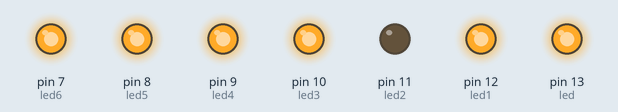
This sketch was run on a simulated Arduino Uno, built with avr-gcc and run on an emulated ATmega328P. Parts: output pins drawn as LEDs (lit = HIGH).

Above: at 7.2 s.
At 10.8 s:
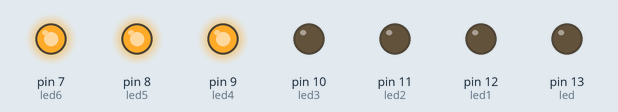
At 11.8 s:
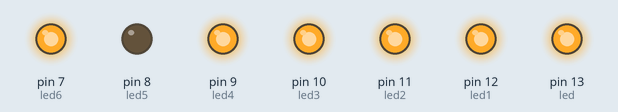
At 19.7 s:
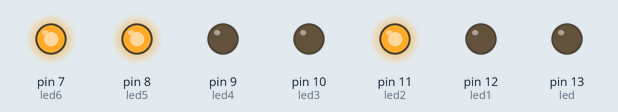
At 22.7 s:
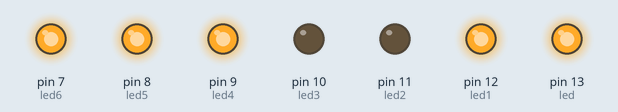
At 39.1 s:
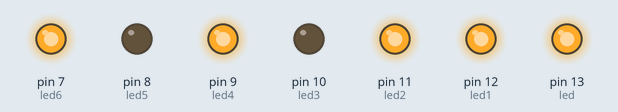
Timing chart, 0 to 40.0 s (numbered marks = the images above):
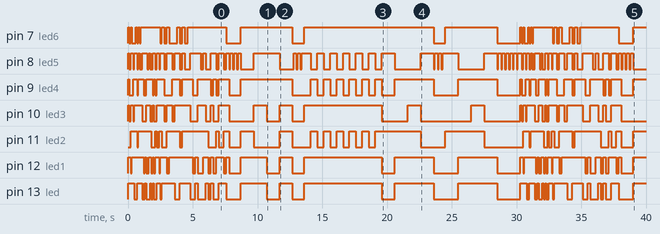

Measured:
- by itself, pin 7 (led6): LOW → HIGH at 0.00 s, → LOW 0.10 s later, → HIGH 0.10 s later, → LOW 0.10 s later, … (47 changes in this stretch)
- by itself, pin 8 (led5): LOW → HIGH at 0.00 s, → LOW 0.10 s later, → HIGH 0.10 s later, → LOW 0.20 s later, … (120 changes in this stretch)
- by itself, pin 9 (led4): LOW → HIGH at 0.00 s, → LOW 0.10 s later, → HIGH 0.30 s later, → LOW 0.30 s later, … (63 changes in this stretch)
- by itself, pin 10 (led3): LOW → HIGH at 0.00 s, → LOW 0.10 s later, → HIGH 0.10 s later, → LOW 0.20 s later, … (54 changes in this stretch)
- by itself, pin 11 (led2): LOW → HIGH at 0.20 s, → LOW 0.50 s later, → HIGH 0.10 s later, → LOW 1.0 s later, … (51 changes in this stretch)
- by itself, pin 12 (led1): LOW → HIGH at 0.00 s, → LOW 0.20 s later, → HIGH 0.10 s later, → LOW 0.90 s later, … (63 changes in this stretch)
- by itself, pin 13 (led): LOW → HIGH at 0.00 s, → LOW 0.50 s later, → HIGH 0.20 s later, → LOW 0.40 s later, … (59 changes in this stretch)

The sketch:

display7segm.ino
```cpp
int led = 13;
int led1 = 12;
int led2 = 11;
int led3 = 10;
int led4 = 9;
int led5 = 8;
int led6 = 7;
int milisegundo = 100;
int segundo = 1000;

void a(){
  digitalWrite(led,HIGH);
  digitalWrite(led1, HIGH);
  digitalWrite(led2,HIGH);
  digitalWrite(led3,HIGH);
  digitalWrite(led4,HIGH);
  digitalWrite(led5,LOW);
  digitalWrite(led6,HIGH);

}
void b(){
  digitalWrite(led,LOW);
  digitalWrite(led1, HIGH);
  digitalWrite(led2,HIGH);
  digitalWrite(led3,LOW);
  digitalWrite(led4,HIGH);
  digitalWrite(led5,HIGH);
  digitalWrite(led6,HIGH);

}
void c(){
  digitalWrite(led,LOW);
  digitalWrite(led1, LOW);
  digitalWrite(led2,HIGH);
  digitalWrite(led3,LOW);
  digitalWrite(led4,LOW);
  digitalWrite(led5,HIGH);
  digitalWrite(led6,HIGH);

}
void d(){
  digitalWrite(led,HIGH);
  digitalWrite(led1, HIGH);
  digitalWrite(led2,HIGH);
  digitalWrite(led3,LOW);
  digitalWrite(led4,LOW);
  digitalWrite(led5,HIGH);
  digitalWrite(led6,HIGH);

}
void e(){
  digitalWrite(led,LOW);
  digitalWrite(led1,LOW);
  digitalWrite(led2,HIGH);
  digitalWrite(led3,HIGH);
  digitalWrite(led4,HIGH);
  digitalWrite(led5,HIGH);
  digitalWrite(led6,HIGH);

}
void f(){
  digitalWrite(led,LOW);
  digitalWrite(led1,LOW);
  digitalWrite(led2,HIGH);
  digitalWrite(led3,HIGH);
  digitalWrite(led4,HIGH);
  digitalWrite(led5,LOW);
  digitalWrite(led6,HIGH);

}
void g(){
  digitalWrite(led,LOW);
  digitalWrite(led1, HIGH);
  digitalWrite(led2,HIGH);
  digitalWrite(led3,HIGH);
  digitalWrite(led4,HIGH);
  digitalWrite(led5,HIGH);
  digitalWrite(led6,HIGH);

}
void h(){
  digitalWrite(led,HIGH);
  digitalWrite(led1, HIGH);
  digitalWrite(led2,HIGH);
  digitalWrite(led3,LOW);
  digitalWrite(led4,HIGH);
  digitalWrite(led5,LOW);
  digitalWrite(led6,HIGH);

}
void i(){
  digitalWrite(led,LOW);
  digitalWrite(led1,LOW);
  digitalWrite(led2,LOW);
  digitalWrite(led3,LOW);
  digitalWrite(led4,HIGH);
  digitalWrite(led5,LOW);
  digitalWrite(led6,HIGH);

}
void j(){
  digitalWrite(led,HIGH);
  digitalWrite(led1, HIGH);
  digitalWrite(led2,LOW);
  digitalWrite(led3,HIGH);
  digitalWrite(led4,LOW);
  digitalWrite(led5,HIGH);
  digitalWrite(led6,HIGH);
}
void l(){
  digitalWrite(led,LOW);
  digitalWrite(led1, LOW);
  digitalWrite(led2,LOW);
  digitalWrite(led3,LOW);
  digitalWrite(led4,HIGH);
  digitalWrite(led5,HIGH);
  digitalWrite(led6,HIGH);
}
void n(){
digitalWrite(led,LOW);
  digitalWrite(led1, HIGH);
  digitalWrite(led2,HIGH);
  digitalWrite(led3,LOW);
  digitalWrite(led4,LOW);
  digitalWrite(led5,LOW);
  digitalWrite(led6,HIGH);
}
void o(){
digitalWrite(led,HIGH);
  digitalWrite(led1, HIGH);
  digitalWrite(led2,LOW);
  digitalWrite(led3,HIGH);
  digitalWrite(led4,HIGH);
  digitalWrite(led5,HIGH);
  digitalWrite(led6,HIGH);
}
void p(){
digitalWrite(led,HIGH);
  digitalWrite(led1, LOW);
  digitalWrite(led2,HIGH);
  digitalWrite(led3,HIGH);
  digitalWrite(led4,HIGH);
  digitalWrite(led5,LOW);
  digitalWrite(led6,HIGH);
}
void s(){
digitalWrite(led,LOW);
  digitalWrite(led1, HIGH);
  digitalWrite(led2,HIGH);
  digitalWrite(led3,HIGH);
  digitalWrite(led4,HIGH);
  digitalWrite(led5,HIGH);
  digitalWrite(led6,LOW);
}
void t(){
digitalWrite(led,LOW);
  digitalWrite(led1, HIGH);
  digitalWrite(led2,HIGH);
  digitalWrite(led3,HIGH);
  digitalWrite(led4,HIGH);
  digitalWrite(led5,HIGH);
  digitalWrite(led6,LOW);
}
void u(){
digitalWrite(led,HIGH);
  digitalWrite(led1, HIGH);
  digitalWrite(led2,LOW);
  digitalWrite(led3,LOW);
  digitalWrite(led4,HIGH);
  digitalWrite(led5,HIGH);
  digitalWrite(led6,HIGH);
}
void cero(){
digitalWrite(led,HIGH);
  digitalWrite(led1, HIGH);
  digitalWrite(led2,LOW);
  digitalWrite(led3,HIGH);
  digitalWrite(led4,HIGH);
  digitalWrite(led5,HIGH);
  digitalWrite(led6,HIGH);
}
void uno(){
 digitalWrite(led,HIGH);
  digitalWrite(led1,HIGH);
  digitalWrite(led2,LOW);
  digitalWrite(led3,LOW);
  digitalWrite(led4,LOW);
  digitalWrite(led5,LOW);
  digitalWrite(led6,LOW);
}
void dos(){
digitalWrite(led,HIGH);
  digitalWrite(led1, LOW);
  digitalWrite(led2,HIGH);
  digitalWrite(led3,HIGH);
  digitalWrite(led4,LOW);
  digitalWrite(led5,HIGH);
  digitalWrite(led6,HIGH);
}
void tres(){
   digitalWrite(led,HIGH);
  digitalWrite(led1,HIGH);
  digitalWrite(led2,HIGH);
  digitalWrite(led3,HIGH);
  digitalWrite(led4,LOW);
  digitalWrite(led5,HIGH);
  digitalWrite(led6,LOW);
}
void cuatro(){
digitalWrite(led,HIGH);
  digitalWrite(led1,HIGH);
  digitalWrite(led2,HIGH);
  digitalWrite(led3,LOW);
  digitalWrite(led4,HIGH);
  digitalWrite(led5,LOW);
  digitalWrite(led6,LOW);
}
void cinco(){
digitalWrite(led,LOW);
  digitalWrite(led1,HIGH);
  digitalWrite(led2,HIGH);
  digitalWrite(led3,HIGH);
  digitalWrite(led4,HIGH);
  digitalWrite(led5,HIGH);
  digitalWrite(led6,LOW);
}
void seis(){
digitalWrite(led,LOW);
  digitalWrite(led1,HIGH);
  digitalWrite(led2,HIGH);
  digitalWrite(led3,HIGH);
  digitalWrite(led4,HIGH);
  digitalWrite(led5,HIGH);
  digitalWrite(led6,HIGH);
}
void siete(){
   digitalWrite(led,HIGH);
  digitalWrite(led1,HIGH);
  digitalWrite(led2,LOW);
  digitalWrite(led3,HIGH);
  digitalWrite(led4,LOW);
  digitalWrite(led5,LOW);
  digitalWrite(led6,LOW);
}
void ocho(){
 digitalWrite(led,HIGH);
  digitalWrite(led1,HIGH);
  digitalWrite(led2,HIGH);
  digitalWrite(led3,HIGH);
  digitalWrite(led4,HIGH);
  digitalWrite(led5,HIGH);
  digitalWrite(led6,HIGH);
}
void nueve(){
digitalWrite(led,HIGH);
  digitalWrite(led1,HIGH);
  digitalWrite(led2,HIGH);
  digitalWrite(led3,HIGH);
  digitalWrite(led4,HIGH);
  digitalWrite(led5,LOW);
  digitalWrite(led6,LOW);
}

void test(int tim){
  cero();delay(tim); uno();delay(tim);dos();delay(tim);tres();delay(tim);cuatro();delay(tim);
  cinco();delay(tim);seis();delay(tim);siete();delay(tim);ocho();delay(tim);nueve();delay(tim);
  a();delay(tim);b();delay(tim);c();delay(tim);d();delay(tim);e();delay(tim);f();delay(tim);
  g();delay(tim);h();delay(tim);i();delay(tim);j();delay(tim);l();delay(tim);n();delay(tim);
  o();delay(tim);delay(tim);p();delay(tim);s();delay(tim);u();
}

void tilt(){
  for( int i = 0; i < 3; i++){
    digitalWrite(led,LOW);
    digitalWrite(led1,LOW);
    digitalWrite(led2,LOW);
    digitalWrite(led3,LOW);
    digitalWrite(led4,LOW);
    digitalWrite(led5,LOW);
    digitalWrite(led6,LOW);
    delay(100);
    digitalWrite(led,LOW);
    digitalWrite(led1,LOW);
    digitalWrite(led2,LOW);
    digitalWrite(led3,LOW);
    digitalWrite(led4,LOW);
    digitalWrite(led5,HIGH);
    digitalWrite(led6,LOW);
    delay(200);
  }
}

void risaCorta(){
  for ( int i = 1; i < 4; i++){
    j();delay(500);a();delay(500);j();delay(500);a();delay(500);
  }
}

void hola(){
   h();delay(segundo);o();delay(segundo);l();delay(segundo);a();
 delay(segundo);
}

void chau(){
  c();delay(segundo);h();delay(segundo);a();delay(segundo);u();delay(segundo);
}


void setup()
{ pinMode(led, OUTPUT);
pinMode(led1, OUTPUT);
pinMode(led2, OUTPUT);
pinMode(led3, OUTPUT);
pinMode(led4, OUTPUT);
pinMode(led5, OUTPUT);
pinMode(led6, OUTPUT); }

void loop() {
  //TEST
 test(milisegundo);
 test(milisegundo*2);
 tilt();
 hola();
 tilt();
 risaCorta();
 chau();
 tilt();
 chau();
 tilt();
 tilt();


}
```
